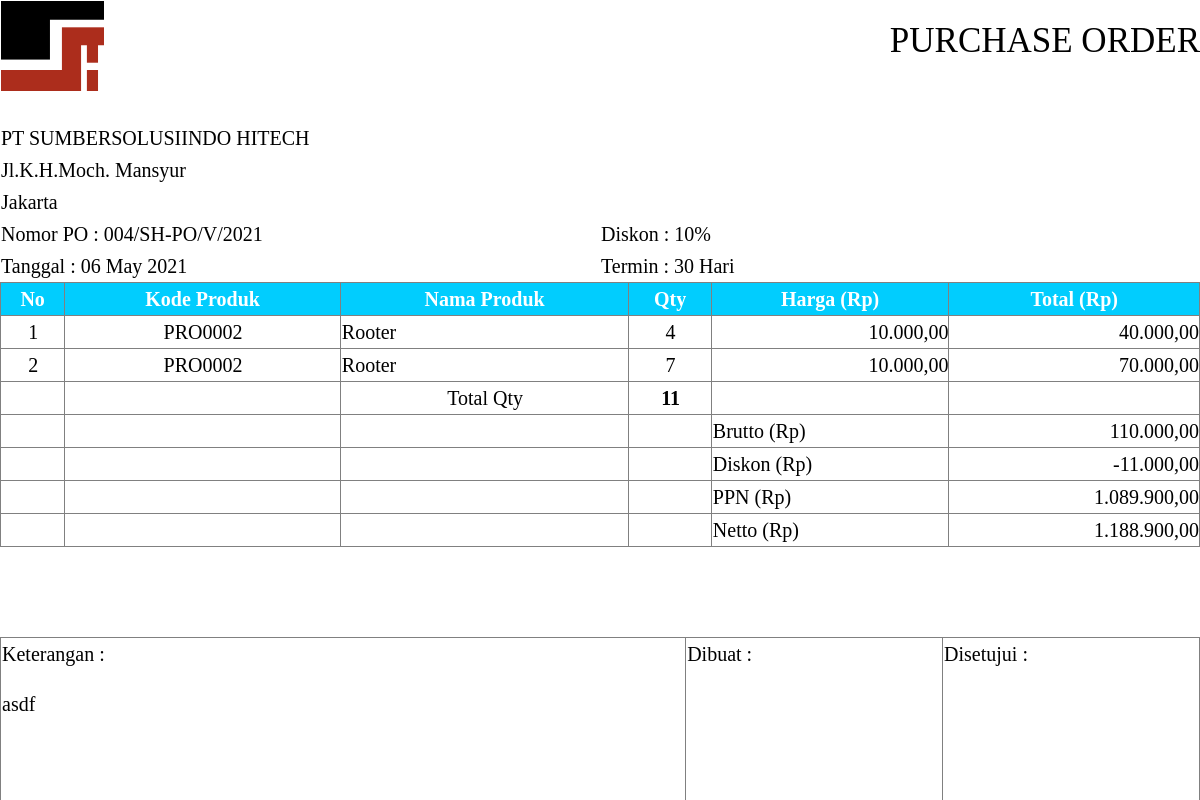
/spp.php?kode_spp=4, run on the app's committed database.
### tables this page shows
CREATE TABLE `table_spp` (
  `id_spp` int(11) NOT NULL,
  `kodesup` varchar(50) NOT NULL,
  `kode_spp` varchar(255) NOT NULL,
  `diskon` int(11) NOT NULL,
  `tanggal` date NOT NULL,
  `tempo` int(11) NOT NULL,
  `keterangan` text NOT NULL,
  `status` int(11) NOT NULL,
  `pph` int(11) NOT NULL,
  `ppn` int(11) NOT NULL
);

CREATE TABLE `table_spp_detail` (
  `id_spp_detail` int(11) NOT NULL,
  `id_produk` int(11) NOT NULL,
  `id_spp` int(11) NOT NULL,
  `harga` int(11) NOT NULL,
  `qty` int(11) NOT NULL,
  `total` bigint(20) NOT NULL
);

CREATE TABLE `produk` (
  `id_produk` int(11) NOT NULL,
  `id_satuan` int(11) NOT NULL,
  `kode_produk` varchar(255) NOT NULL,
  `indeks` int(11) NOT NULL,
  `nama_produk` varchar(255) NOT NULL,
  `harga_produk` int(11) NOT NULL
);

### spp.php (the view, shortened to what this page needs)
<?php
include 'model/koneksi.php';
if (isset($_GET['kode_spp'])) {
	$qury = "SELECT tempo, diskon, DATE_FORMAT(tanggal, '%d %M %Y') as darek, kode_spp, keterangan FROM table_spp s join table_spp_detail d on s.id_spp=d.id_spp join produk b on d.id_produk=b.id_produk WHERE s.id_spp=".$_GET['kode_spp'];
	$qc = mysqli_query($conn, $qury);
	$hasil = mysqli_fetch_array($qc);
	$termin=$hasil['tempo'];
	$diskon=$hasil['diskon'];
	$tanggal=$hasil['darek'];
	$nomor=$hasil['kode_spp'];
	$keterangan=$hasil['keterangan'];
	$kode_spp = $_GET['kode_spp'];
}
?>
<!DOCTYPE html>
<html>
<head>
	<link href="css/sb-admin-2.css" rel="stylesheet">
</head>
<body>
	<table width="100%">
		<tr>
			<td width="50%"><img height="90px" src="img/lentera.png" alt=""></td>
			<td width="50%" align="right"><h3>PURCHASE ORDER</h3></td>
		</tr>
		<tr>
			<td width="50%"><br>PT SUMBERSOLUSIINDO HITECH</td>
		</tr>
		<tr>
			<td width="50%">Jl.K.H.Moch. Mansyur</td>
		</tr>
		<tr>
			<td width="50%">Jakarta</td>
		</tr>
		<tr>
			<td width="50%">Nomor PO : <?php echo $nomor; ?></td>
			<td width="50%">Diskon : <?php echo $diskon; ?>%</td>
		</tr>
		<tr>
			<td width="50%">Tanggal : <?php echo $tanggal; ?></td>
			<td>Termin : <?php echo $termin; ?> Hari</td>
		</tr>
	</table>
	<table class="col-md-12" border="1">
		<tr>
			<th>No</th>
			<th>Kode Produk</th>
			<th>Nama Produk</th>
			<th>Qty</th>
			<th>Harga (Rp)</th>
			<th>Total (Rp)</th>
		</tr>
		<?php
		$qury = "SELECT s.id_spp, ppn, pph, b.kode_produk, b.nama_produk, harga, (a.total) as hargatot, qty, s.status, diskon, b.* FROM table_spp s join table_spp_detail a on s.id_spp=a.id_spp join produk b on a.id_produk = b.id_produk WHERE a.id_spp = ".$kode_spp;
		$i = 0;
		$qc = mysqli_query($conn, $qury);
		$jum=0;
		$jumq=0;
		while ($hasil = mysqli_fetch_array($qc)) {
			if ($hasil['qty']!=0) {
				$i++;
					$harga = $hasil['harga'];
				$jum += ($hasil['qty']*$harga);
				$jumq += $hasil['qty'];
				$diskon = $hasil['diskon'];
				$ppn = $hasil['ppn'];
				$pph = $hasil['pph'];
				echo '<tr>
				<td align="center">'.$i.'</td>
				<td align="center">'.$hasil['kode_produk'].'</td>
				<td>'.$hasil['nama_produk'].'</td>
				<td align="center">'.$hasil['qty'].'</td>
				<td align="right">'.number_format($harga,2,',','.').'</td>
				<td align="right">'.number_format($hasil['hargatot'],2,',','.').'</td>
				</tr>';
			}
		}
		?>
		<tr>
			<td></td>
			<td></td>
			<td align="center">Total Qty</td>
			<td align="center"><b><?php echo $jumq; ?></b> </td>
			<td></td>
			<td align="right"></td>
		</tr>
		<tr>
			<td></td>
			<td></td>
			<td align="center"></td>
			<td align="center" </td>
				<td>Brutto (Rp)</td>
				<td align="right"><?php echo number_format($jum,2,',','.'); ?></td>
			</tr>
			<tr>
				<td></td>
				<td></td>
				<td></td>
				<td></td>
				<td>Diskon (Rp)</td>
				<td align="right">-<?php echo number_format($jum*$diskon/100,2,',','.'); ?></td>
			</tr>
			<tr>
				<td></td>
				<td></td>
				<td></td>
				<td></td>
				<td>PPN (Rp)</td>
				<td align="right"><?php echo number_format($ppn,2,',','.'); ?></td>
			</tr>
			<tr>
				<td></td>
				<td></td>
				<td></td>
				<td></td>
				<td>Netto (Rp)</td>
				<td align="right"><?php echo number_format($jum-($jum*$diskon/100)+$ppn+$pph,2,',','.'); ?></td>
			</tr>
		</table>
		<br>
		<br>
		<br>
		<table class="ttd col-md-12" border="1">
			<tr>
				<td width="40%" valign="top"><p>Keterangan :</p>
					<p><?php echo $keterangan; ?></p> </br></br></td>
					<td width="15%" valign="top"><p>Dibuat :</p></td>
					<td width="15%" valign="top"><p>Disetujui :</p></td>
				</tr>
			</table>
		</body>
		</html>

### spp.php (style rules this page uses)
.ttd { height: 80px; }
* { color : black; font-family: "Times New Roman", Times, serif; font-size: 20px; }

### data on the page
table_spp: kode_spp "004/SH-PO/V/2021", diskon "10", tempo "30", $jum*$diskon/100 "11.000,00", ppn "1.089.900,00", $jum-($jum*$diskon/100)+$ppn+$pph "1.188.900,00", keterangan "asdf"
table_spp_detail: id_produk.kode_produk "PRO0002", id_produk.nama_produk "Rooter", qty "4", harga "10.000,00", total "40.000,00"
table_spp_detail: id_produk.kode_produk "PRO0002", id_produk.nama_produk "Rooter", qty "7", harga "10.000,00", total "70.000,00"

### other printed values
$tanggal "06 May 2021"
$jumq "11"
$jum "110.000,00"
